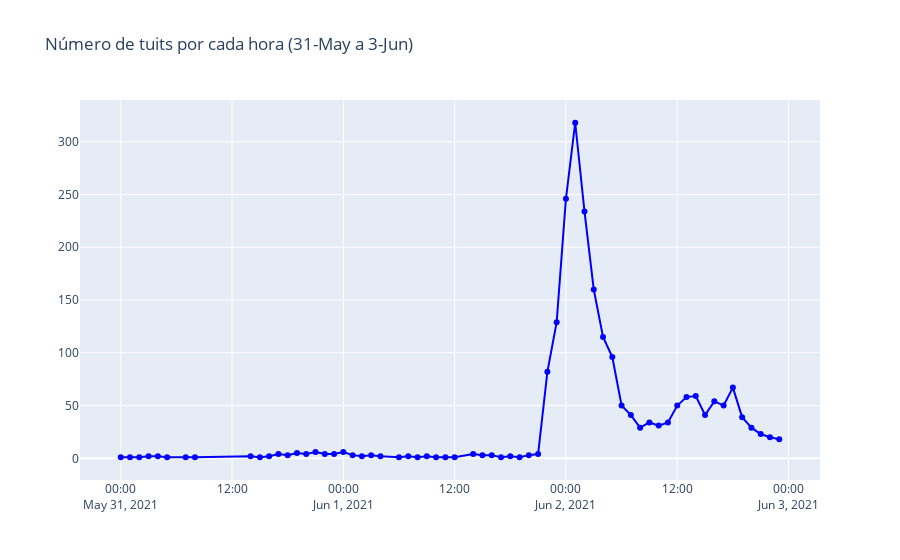

Write notebook code for a chart like this one.
### Code cell
import plotly.io as pio
import plotly.express as px
import plotly.graph_objs as go
from plotly.offline import download_plotlyjs, init_notebook_mode, plot, iplot

import matplotlib.pyplot as plt
%matplotlib inline
init_notebook_mode(connected=True)


trace = go.Scatter(x=temp.hora.values,
                   y=temp.cnt.values,
                   text=[f"Fecha: {f}<br>Tuits: {c}" for f,c in zip(temp.hora.values,temp.cnt.values)],
                   hoverinfo='text',
                   mode='lines+markers',
                   name='Horas',
                   line={'color': 'blue'})

layout = go.Layout(title="Número de tuits por cada hora (31-May a 3-Jun)")

fig = go.Figure(data=[trace], layout=layout)
iplot(fig)

### Figure 1 — Plotly figure (JSON) as saved in the notebook; plotly's stock layout.template omitted (floating-point values rounded to 4 significant figures)
{"data": [{"hoverinfo": "text", "line": {"color": "blue"}, "mode": "lines+markers", "name": "Horas", "text": ["Fecha: 2021-05-31 00:00:00<br>Tuits: 1", "Fecha: 2021-05-31 01:00:00<br>Tuits: 1", "Fecha: 2021-05-31 02:00:00<br>Tuits: 1", "Fecha: 2021-05-31 03:00:00<br>Tuits: 2", "Fecha: 2021-05-31 04:00:00<br>Tuits: 2", "Fecha: 2021-05-31 05:00:00<br>Tuits: 1", "Fecha: 2021-05-31 07:00:00<br>Tuits: 1", "Fecha: 2021-05-31 08:00:00<br>Tuits: 1", "Fecha: 2021-05-31 14:00:00<br>Tuits: 2", "Fecha: 2021-05-31 15:00:00<br>Tuits: 1", "Fecha: 2021-05-31 16:00:00<br>Tuits: 2", "Fecha: 2021-05-31 17:00:00<br>Tuits: 4", "Fecha: 2021-05-31 18:00:00<br>Tuits: 3", "Fecha: 2021-05-31 19:00:00<br>Tuits: 5", "Fecha: 2021-05-31 20:00:00<br>Tuits: 4", "Fecha: 2021-05-31 21:00:00<br>Tuits: 6", "Fecha: 2021-05-31 22:00:00<br>Tuits: 4", "Fecha: 2021-05-31 23:00:00<br>Tuits: 4", "Fecha: 2021-06-01 00:00:00<br>Tuits: 6", "Fecha: 2021-06-01 01:00:00<br>Tuits: 3", "Fecha: 2021-06-01 02:00:00<br>Tuits: 2", "Fecha: 2021-06-01 03:00:00<br>Tuits: 3", "Fecha: 2021-06-01 04:00:00<br>Tuits: 2", "Fecha: 2021-06-01 06:00:00<br>Tuits: 1", "Fecha: 2021-06-01 07:00:00<br>Tuits: 2", "Fecha: 2021-06-01 08:00:00<br>Tuits: 1", "Fecha: 2021-06-01 09:00:00<br>Tuits: 2", "Fecha: 2021-06-01 10:00:00<br>Tuits: 1", "Fecha: 2021-06-01 11:00:00<br>Tuits: 1", "Fecha: 2021-06-01 12:00:00<br>Tuits: 1", "Fecha: 2021-06-01 14:00:00<br>Tuits: 4", "Fecha: 2021-06-01 15:00:00<br>Tuits: 3", "Fecha: 2021-06-01 16:00:00<br>Tuits: 3", "Fecha: 2021-06-01 17:00:00<br>Tuits: 1", "Fecha: 2021-06-01 18:00:00<br>Tuits: 2", "Fecha: 2021-06-01 19:00:00<br>Tuits: 1", "Fecha: 2021-06-01 20:00:00<br>Tuits: 3", "Fecha: 2021-06-01 21:00:00<br>Tuits: 4", "Fecha: 2021-06-01 22:00:00<br>Tuits: 82", "Fecha: 2021-06-01 23:00:00<br>Tuits: 129", "Fecha: 2021-06-02 00:00:00<br>Tuits: 246", "Fecha: 2021-06-02 01:00:00<br>Tuits: 318", "Fecha: 2021-06-02 02:00:00<br>Tuits: 234", "Fecha: 2021-06-02 03:00:00<br>Tuits: 160", "Fecha: 2021-06-02 04:00:00<br>Tuits: 115", "Fecha: 2021-06-02 05:00:00<br>Tuits: 96", "Fecha: 2021-06-02 06:00:00<br>Tuits: 50", "Fecha: 2021-06-02 07:00:00<br>Tuits: 41", "Fecha: 2021-06-02 08:00:00<br>Tuits: 29", "Fecha: 2021-06-02 09:00:00<br>Tuits: 34", "Fecha: 2021-06-02 10:00:00<br>Tuits: 31", "Fecha: 2021-06-02 11:00:00<br>Tuits: 34", "Fecha: 2021-06-02 12:00:00<br>Tuits: 50", "Fecha: 2021-06-02 13:00:00<br>Tuits: 58", "Fecha: 2021-06-02 14:00:00<br>Tuits: 59", "Fecha: 2021-06-02 15:00:00<br>Tuits: 41", "Fecha: 2021-06-02 16:00:00<br>Tuits: 54", "Fecha: 2021-06-02 17:00:00<br>Tuits: 50", "Fecha: 2021-06-02 18:00:00<br>Tuits: 67", "Fecha: 2021-06-02 19:00:00<br>Tuits: 39", "Fecha: 2021-06-02 20:00:00<br>Tuits: 29", "Fecha: 2021-06-02 21:00:00<br>Tuits: 23", "Fecha: 2021-06-02 22:00:00<br>Tuits: 20", "Fecha: 2021-06-02 23:00:00<br>Tuits: 18"], "type": "scatter", "x": ["2021-05-31 00:00:00", "2021-05-31 01:00:00", "2021-05-31 02:00:00", "2021-05-31 03:00:00", "2021-05-31 04:00:00", "2021-05-31 05:00:00", "2021-05-31 07:00:00", "2021-05-31 08:00:00", "2021-05-31 14:00:00", "2021-05-31 15:00:00", "2021-05-31 16:00:00", "2021-05-31 17:00:00", "2021-05-31 18:00:00", "2021-05-31 19:00:00", "2021-05-31 20:00:00", "2021-05-31 21:00:00", "2021-05-31 22:00:00", "2021-05-31 23:00:00", "2021-06-01 00:00:00", "2021-06-01 01:00:00", "2021-06-01 02:00:00", "2021-06-01 03:00:00", "2021-06-01 04:00:00", "2021-06-01 06:00:00", "2021-06-01 07:00:00", "2021-06-01 08:00:00", "2021-06-01 09:00:00", "2021-06-01 10:00:00", "2021-06-01 11:00:00", "2021-06-01 12:00:00", "2021-06-01 14:00:00", "2021-06-01 15:00:00", "2021-06-01 16:00:00", "2021-06-01 17:00:00", "2021-06-01 18:00:00", "2021-06-01 19:00:00", "2021-06-01 20:00:00", "2021-06-01 21:00:00", "2021-06-01 22:00:00", "2021-06-01 23:00:00", "2021-06-02 00:00:00", "2021-06-02 01:00:00", "2021-06-02 02:00:00", "2021-06-02 03:00:00", "2021-06-02 04:00:00", "2021-06-02 05:00:00", "2021-06-02 06:00:00", "2021-06-02 07:00:00", "2021-06-02 08:00:00", "2021-06-02 09:00:00", "2021-06-02 10:00:00", "2021-06-02 11:00:00", "2021-06-02 12:00:00", "2021-06-02 13:00:00", "2021-06-02 14:00:00", "2021-06-02 15:00:00", "2021-06-02 16:00:00", "2021-06-02 17:00:00", "2021-06-02 18:00:00", "2021-06-02 19:00:00", "2021-06-02 20:00:00", "2021-06-02 21:00:00", "2021-06-02 22:00:00", "2021-06-02 23:00:00"], "y": [1, 1, 1, 2, 2, 1, 1, 1, 2, 1, 2, 4, 3, 5, 4, 6, 4, 4, 6, 3, 2, 3, 2, 1, 2, 1, 2, 1, 1, 1, 4, 3, 3, 1, 2, 1, 3, 4, 82, 129, 246, 318, 234, 160, 115, 96, 50, 41, 29, 34, 31, 34, 50, 58, 59, 41, 54, 50, 67, 39, 29, 23, 20, 18]}], "layout": {"title": {"text": "Número de tuits por cada hora (31-May a 3-Jun)"}}}
